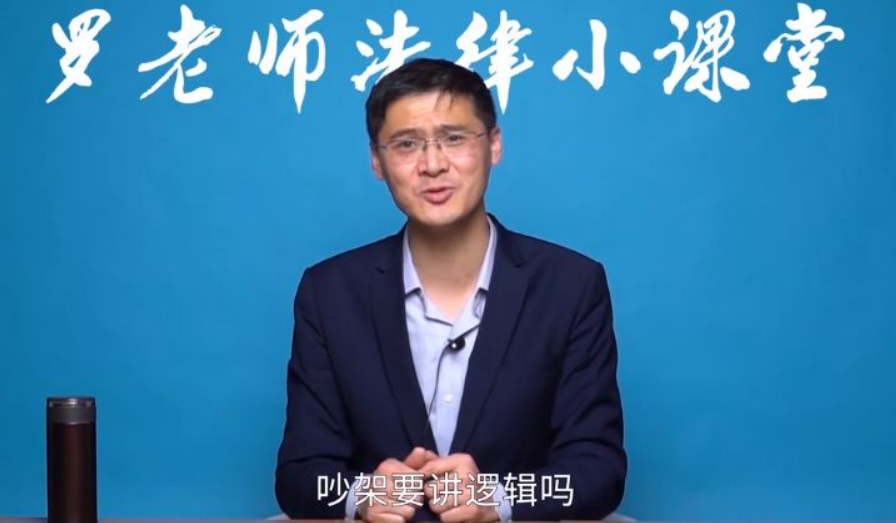
#> input picture data_scrapy/opencvTest/img/1LX.png, 896 x 523 px
$ python '05人脸检测.py'
#> lines starting #> are read from the running program, lines starting #| are printed output that depends on the picture; after the words box and inside, x2 and y2 are one past the last pixel; in counts of white or black regions, pixels touching at a corner belong together
#> in main, img is the input picture: shape (523, 896, 3); mean B, G, R 165.5, 122.3, 53.2
#导入cv模块
import cv2 as cv

def main():
    # 检测函数
    def face_detect_demo():
        gary = cv.cvtColor(img, cv.COLOR_BGR2GRAY)
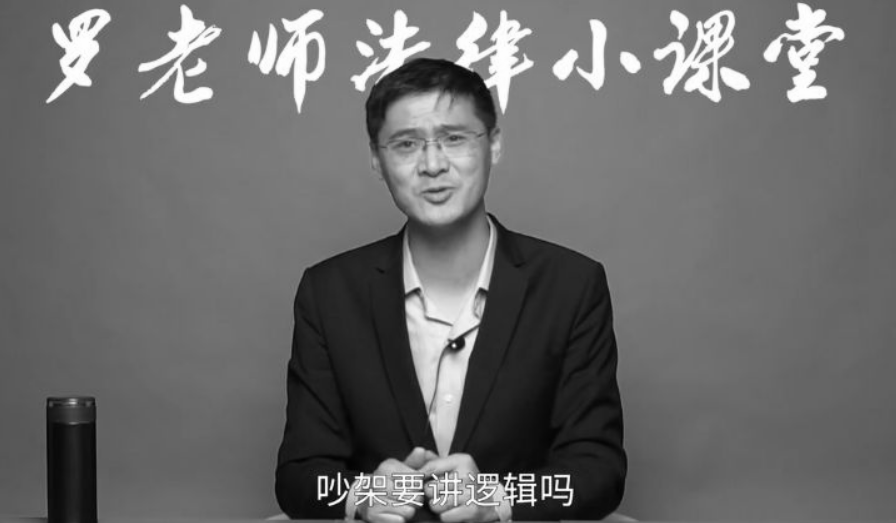
#> gary: shape (523, 896); min 2, max 255, mean 106.5
        face_detect = cv.CascadeClassifier('D:\Rj\opencv\sources\data\haarcascades/haarcascade_frontalface_default.xml')
        face = face_detect.detectMultiScale(gary, 1.01, 5, 0, (100, 100), (300, 300))
#> face = [[367, 90, 131, 131]]
        for x, y, w, h in face:
            cv.rectangle(img, (x, y), (x + w, y + h), color=(0, 0, 255), thickness=2)
#> this loop made 1 pass
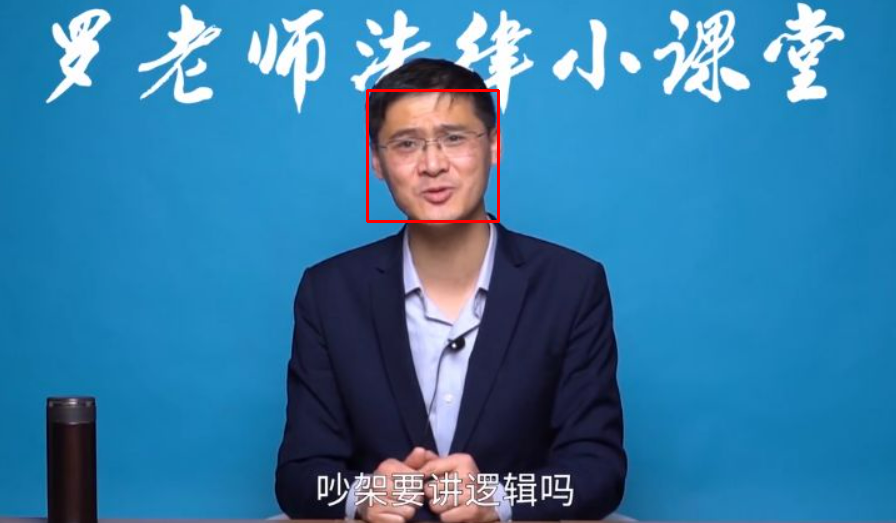
#> img: shape (523, 896, 3); 0.33% of pixels changed, all inside (x1, y1, x2, y2) = (366, 89, 500, 223)
        cv.imshow('result', img)

    # 读取图像
    img = cv.imread('img/1LX.png')
    # 检测函数
    face_detect_demo()
    # 等待
    while True:
        if ord('q') == cv.waitKey(0):
#> (key q is pressed here)
            break
    # 释放内存
    cv.destroyAllWindows()

if __name__ == "__main__":
    main()
